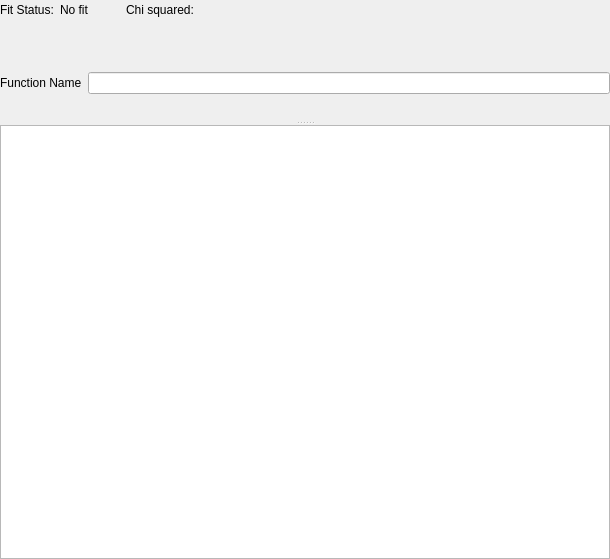
<?xml version="1.0" encoding="UTF-8"?>
<ui version="4.0">
 <class>basic_fitting_widget</class>
 <widget class="QWidget" name="basic_fitting_widget">
  <property name="geometry">
   <rect>
    <x>0</x>
    <y>0</y>
    <width>610</width>
    <height>559</height>
   </rect>
  </property>
  <property name="windowTitle">
   <string>Form</string>
  </property>
  <layout class="QGridLayout" name="gridLayout_3">
   <property name="leftMargin">
    <number>0</number>
   </property>
   <property name="topMargin">
    <number>0</number>
   </property>
   <property name="rightMargin">
    <number>0</number>
   </property>
   <property name="bottomMargin">
    <number>0</number>
   </property>
   <item row="1" column="0" colspan="2">
    <widget class="QSplitter" name="splitter">
     <property name="orientation">
      <enum>Qt::Vertical</enum>
     </property>
     <widget class="QWidget" name="layoutWidget">
      <layout class="QVBoxLayout" name="verticalLayout">
       <item>
        <spacer name="verticalSpacer_2">
         <property name="orientation">
          <enum>Qt::Vertical</enum>
         </property>
         <property name="sizeType">
          <enum>QSizePolicy::Maximum</enum>
         </property>
         <property name="sizeHint" stdset="0">
          <size>
           <width>20</width>
           <height>10</height>
          </size>
         </property>
        </spacer>
       </item>
       <item>
        <layout class="QGridLayout" name="function_browser_layout">
         <property name="sizeConstraint">
          <enum>QLayout::SetDefaultConstraint</enum>
         </property>
        </layout>
       </item>
       <item>
        <spacer name="verticalSpacer_3">
         <property name="orientation">
          <enum>Qt::Vertical</enum>
         </property>
         <property name="sizeType">
          <enum>QSizePolicy::Maximum</enum>
         </property>
         <property name="sizeHint" stdset="0">
          <size>
           <width>20</width>
           <height>10</height>
          </size>
         </property>
        </spacer>
       </item>
       <item>
        <layout class="QGridLayout" name="gridLayout_2">
         <item row="0" column="0">
          <widget class="QLabel" name="label_2">
           <property name="text">
            <string>Function Name</string>
           </property>
          </widget>
         </item>
         <item row="0" column="1">
          <widget class="QLineEdit" name="function_name_line_edit"/>
         </item>
        </layout>
       </item>
      </layout>
     </widget>
     <widget class="QTableWidget" name="fit_options_table">
      <property name="sizePolicy">
       <sizepolicy hsizetype="Expanding" vsizetype="Expanding">
        <horstretch>0</horstretch>
        <verstretch>0</verstretch>
       </sizepolicy>
      </property>
     </widget>
    </widget>
   </item>
   <item row="0" column="0">
    <widget class="QFrame" name="frame">
     <layout class="QHBoxLayout" name="horizontalLayout_2">
      <property name="leftMargin">
       <number>0</number>
      </property>
      <property name="topMargin">
       <number>0</number>
      </property>
      <property name="rightMargin">
       <number>0</number>
      </property>
      <property name="bottomMargin">
       <number>0</number>
      </property>
      <item>
       <widget class="QLabel" name="local_fit_status_label">
        <property name="minimumSize">
         <size>
          <width>50</width>
          <height>0</height>
         </size>
        </property>
        <property name="maximumSize">
         <size>
          <width>120</width>
          <height>16777215</height>
         </size>
        </property>
        <property name="text">
         <string>Fit Status:</string>
        </property>
       </widget>
      </item>
      <item>
       <widget class="QLabel" name="fit_status_success_failure">
        <property name="minimumSize">
         <size>
          <width>60</width>
          <height>0</height>
         </size>
        </property>
        <property name="text">
         <string>No fit</string>
        </property>
       </widget>
      </item>
      <item>
       <widget class="QLabel" name="fit_status_chi_squared">
        <property name="text">
         <string>Chi squared: </string>
        </property>
       </widget>
      </item>
      <item>
       <spacer name="horizontalSpacer">
        <property name="orientation">
         <enum>Qt::Horizontal</enum>
        </property>
        <property name="sizeHint" stdset="0">
         <size>
          <width>40</width>
          <height>20</height>
         </size>
        </property>
       </spacer>
      </item>
     </layout>
    </widget>
   </item>
  </layout>
 </widget>
 <resources/>
 <connections/>
</ui>
